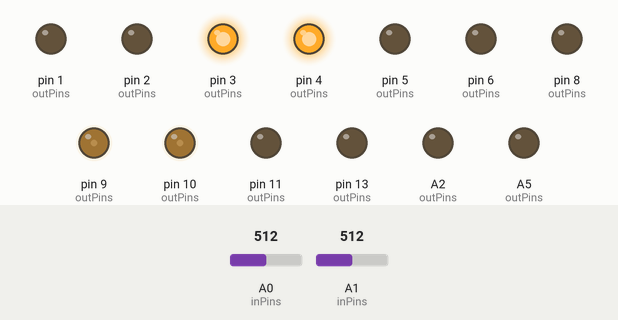
Recording of a sketch running on a simulated Arduino Uno, built with avr-gcc and run on an emulated ATmega328P. Parts: output pins drawn as LEDs (lit = HIGH). The inputs (shaded band) are chosen by the test bench; at power-on: A0 (inPins) = 512, A1 (inPins) = 512.

Above: at 1.2 s.
1.3 s: A0 (inPins) set to 11
2.8 s: A0 (inPins) set to 8
At 3.8 s:
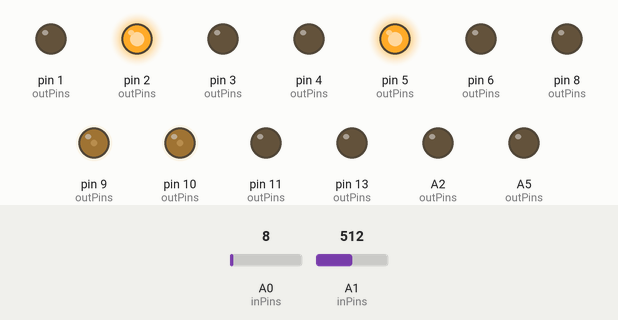
4.3 s: A0 (inPins) set to 122
At 5.1 s:
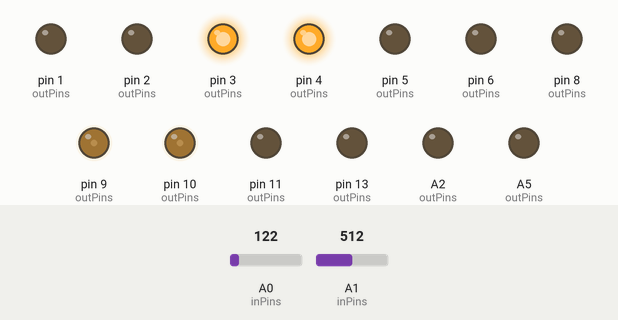
5.9 s: A0 (inPins) set to 0
At 6.4 s:
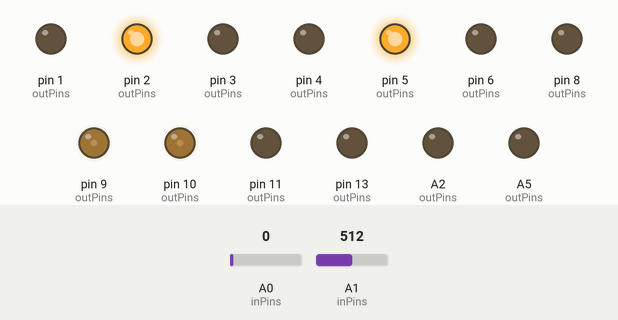
Timing chart, 0 to 8.5 s (numbered marks = the images above; inputs shaded):
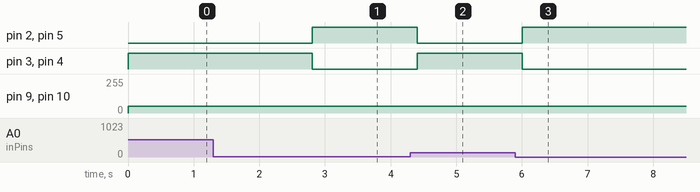

Measured:
- the behaviour switches between 10 and 9 on A0 (inPins) (found by bisection; images 0 and 1)
- after the input at 1.3 s, every drawn part: stays the same
- after the input at 2.8 s, pin 2 (outPins), pin 5 (outPins): LOW → HIGH at once; pin 3 (outPins), pin 4 (outPins): HIGH → LOW at once
- after the input at 4.3 s, pin 2 (outPins), pin 5 (outPins): HIGH → LOW after 0.11 s; pin 3 (outPins), pin 4 (outPins): LOW → HIGH after 0.11 s
- after the input at 5.9 s, pin 2 (outPins), pin 5 (outPins): LOW → HIGH after 0.11 s; pin 3 (outPins), pin 4 (outPins): HIGH → LOW after 0.11 s

The sketch:

Rescue.ino
```cpp
//  ___  ___  _   __   _   ___  _              _
// | __|| __|/ | /  \ / | | __|(_) _ _   __ _ | |
// | _| | _| | || () || | | _| | || ' \ / _` || |
// |___||___||_| \__/ |_| |_|  |_||_||_|\__,_||_|

//Define Digital Pins - These match up with the motor shield pinout.
#define Ech2 0
#define Trg2 1
#define Ain2 2
#define Ain1 3
#define Bin1 4
#define Bin2 5
#define Trg4 6
#define Ech4 7
#define Grn 8
#define PWMA 9
#define PWMB 10
#define Red 11
#define Ech1 12
#define Trg1 13
//Define Analog Pins - These match up with the motor shield pinout.
#define Trg3 A5
#define Ech3 A4
#define Meas A3
#define Blue A2
#define Opt2 A1
#define Opt1 A0

char outPins[] = {Trg2, Ain2, Ain1, Bin1, Bin2, Trg4, Grn, PWMA, PWMB, Red, Trg1, Trg3, Blue,};
char inPins[] = {Ech2, Ech4, Ech1, Ech3, Meas, Opt2, Opt1};

char IRlist[] = {Opt1, Opt2};
char UStrg[] = {Trg1, Trg2, Trg3, Trg4};
char USech[] = {Ech1, Ech2, Ech3, Ech4};

void drive(int leftval, int rightval) {
  char Pins[] = {Ain1, Bin1, Ain2, Bin2, PWMA, PWMB};
  int values[] = {leftval, rightval};
  //drive commands to run the motors. See motor controller datasheet.
  for (int i = 0; i < 2; i++) {
    if (values[i] == 0) {
      //Stop left motor
      digitalWrite(Pins[i], LOW); digitalWrite(Pins[i + 2], LOW); analogWrite(Pins[i + 4], 255);
    } else if (values[i] > 0) {
      //Drive left motor forwards
      digitalWrite(Pins[i], HIGH); digitalWrite(Pins[i + 2], LOW);
      if (values[i] > 255) {
        values[i] = 255;
      }
      analogWrite(Pins[i + 4], values[i]);
    } else if (values[i] < 0) {
      //drive left motor in reverse
      values[i] = -values[i]; //invert input
      digitalWrite(Pins[i], LOW);
      digitalWrite(Pins[i + 2], HIGH);
      if (values[i] > 255) {
        values[i] = 255;
      }
      analogWrite(Pins[i + 4], values[i]);
    }
  }
}

bool checkIR(int identity) { //Returns TRUE if opt is on a black line
  int IRvalue = analogRead(IRlist[identity]);
  if (IRvalue < 10) {
    return true;
  }
  else {
    return false;
  }
}

byte checkUS(int identity) { //Returns 0-255 cm distance measured on US
  digitalWrite(UStrg[identity], LOW);
  delayMicroseconds(2);
  digitalWrite(UStrg[identity], HIGH);
  delayMicroseconds(10);
  digitalWrite(UStrg[identity], LOW);
  long duration = pulseIn(USech[identity], HIGH);
  long distance = duration / 58.2;
  return (distance);
}

void setup() {
  // put your setup code here, to run once:
  //Serial.begin(9600);
  for (int i = 0; i < sizeof(outPins); i++) {
    pinMode(outPins[i], OUTPUT); //initialize output pins
  }
  for (int i = 0; i < sizeof(inPins); i++) {
    pinMode(inPins[i], INPUT); //initialize input  pins
  }
}

void loop() {
  // put your main code here, to run repeatedly:
  if(checkIR(0) == true || checkIR(1) == true) {
    drive(-50,-50);
    delay(200);
  }
  else {
    drive(50,50);
    delay(200);
  }
}
```
